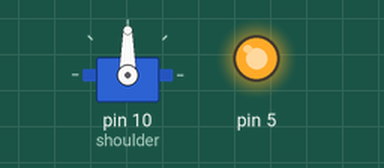
Recording of a sketch running on a simulated Arduino Uno, built with avr-gcc and run on an emulated ATmega328P. Parts: servo, output pins drawn as LEDs (lit = HIGH).

Above: at 0.1 s.
At 1.1 s:
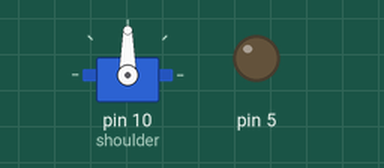
Timing chart, 0 to 2.6 s (numbered marks = the images above):
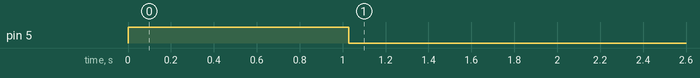

The sketch:

ElectroOn.ino
```cpp
#include <Servo.h>
Servo shoulder;

void setup() {
  // put your setup code here, to run once:
pinMode(5,OUTPUT);
digitalWrite(5, HIGH);
shoulder.attach(10);
}

int increment(int initial, int fin)
{
  if(initial<=fin)
  return 1;
  else
  return -1;
}
void moveServo(Servo servo, int init, int fin){
    for(int i=init; !((i-fin)==0);i+=increment(init,fin)){
        servo.write(i);
        delay(15);
      }
  }

void loop() {
  // put your main code here, to run repeatedly:
moveServo(shoulder,90,125);
delay(500);
digitalWrite(5, LOW);
}
```

Measured:
- by itself, pin 5: HIGH → LOW at 1.0 s
